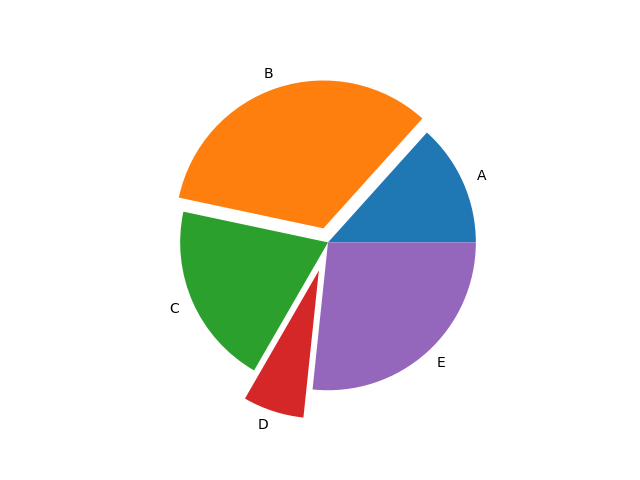

Write the Python code that produced this figure.
# Author:  Martin McBride
# Created: 2022-03-29
# Copyright (C) 2022, Martin McBride
# License: MIT

import matplotlib.pyplot as plt

v = [2, 5, 3, 1, 4]
labels = ["A", "B", "C", "D", "E"]
explode = [0, 0.1, 0, 0.2, 0]

plt.pie(v, labels=labels, explode=explode)
plt.savefig("piechart-explode.png")
plt.show()
